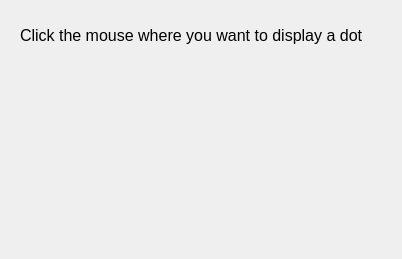
<?xml version="1.0" encoding="UTF-8"?>
<ui version="4.0">
 <class>Dialog</class>
 <widget class="QDialog" name="Dialog">
  <property name="geometry">
   <rect>
    <x>0</x>
    <y>0</y>
    <width>402</width>
    <height>259</height>
   </rect>
  </property>
  <property name="windowTitle">
   <string>Dialog</string>
  </property>
  <widget class="QLabel" name="label">
   <property name="geometry">
    <rect>
     <x>20</x>
     <y>10</y>
     <width>361</width>
     <height>51</height>
    </rect>
   </property>
   <property name="font">
    <font>
     <pointsize>12</pointsize>
    </font>
   </property>
   <property name="text">
    <string>Click the mouse where you want to display a dot</string>
   </property>
  </widget>
 </widget>
 <resources/>
 <connections/>
</ui>
